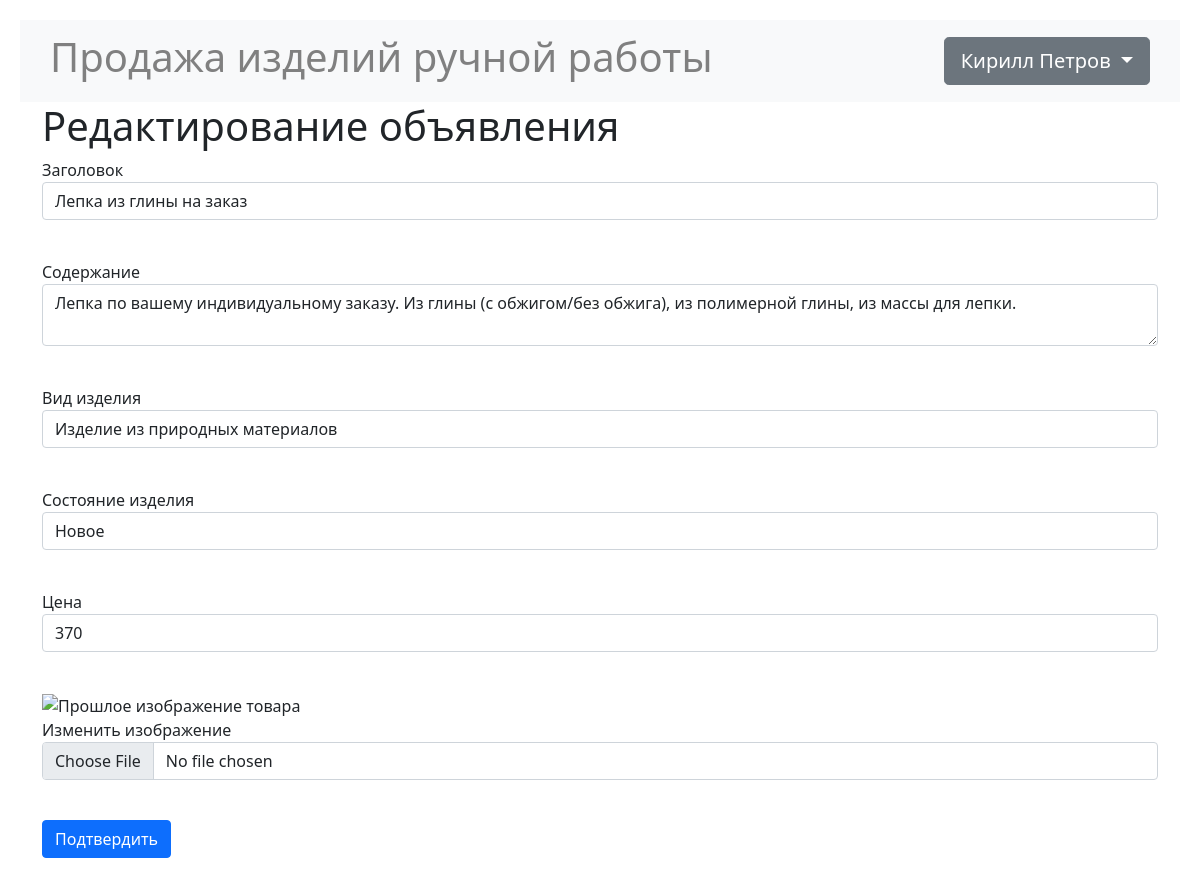
Page /ad/5 (signed in) on the committed database.
### data/users.py (models this page shows, shortened)
class User(SqlAlchemyBase, UserMixin, SerializerMixin):
    __tablename__ = 'users'
    id = sqlalchemy.Column(sqlalchemy.Integer,
                           primary_key=True, autoincrement=True)
    name = sqlalchemy.Column(sqlalchemy.String, nullable=True)
    surname = sqlalchemy.Column(sqlalchemy.String, nullable=True)
    patronymic = sqlalchemy.Column(sqlalchemy.String, nullable=True)
    city = sqlalchemy.Column(sqlalchemy.String, nullable=True)
    age = sqlalchemy.Column(sqlalchemy.Integer, nullable=True)
    email = sqlalchemy.Column(sqlalchemy.String,
                              index=True, unique=True, nullable=True)
    about = sqlalchemy.Column(sqlalchemy.String, nullable=True)
    hashed_password = sqlalchemy.Column(sqlalchemy.String, nullable=True)
    created_date = sqlalchemy.Column(sqlalchemy.DateTime,
                                     default=datetime.datetime.now)
    ads = orm.relation("Ad", back_populates='user')

### data/ads.py (models this page shows)
class Ad(SqlAlchemyBase, SerializerMixin):
    __tablename__ = 'ads'
    id = sqlalchemy.Column(sqlalchemy.Integer,
                           primary_key=True, autoincrement=True)
    user_id = sqlalchemy.Column(sqlalchemy.Integer,
                                sqlalchemy.ForeignKey("users.id"))
    title = sqlalchemy.Column(sqlalchemy.String, nullable=True)
    content = sqlalchemy.Column(sqlalchemy.String, nullable=True)
    price = sqlalchemy.Column(sqlalchemy.Integer, nullable=True)
    filename = sqlalchemy.Column(sqlalchemy.String, nullable=True)
    created_date = sqlalchemy.Column(sqlalchemy.DateTime,
                                     default=datetime.datetime.now)
    is_sold = sqlalchemy.Column(sqlalchemy.Boolean, default=False)
    material = sqlalchemy.Column(sqlalchemy.String, nullable=True)
    condition = sqlalchemy.Column(sqlalchemy.String, nullable=True)
    user = orm.relation('User')

### main.py (the view, shortened to what this page needs)
@app.route('/ad/<int:id>', methods=['GET', 'POST'])
@login_required
def edit_ad(id):
    form = AdEditForm()
    if request.method == "GET":
        db_sess = db_session.create_session()
        ad = db_sess.query(Ad).filter(Ad.id == id,
                                      Ad.user == current_user).first()
        if ad:
            form.title.data = ad.title
            form.content.data = ad.content
            form.price.data = ad.price
            form.material.data = ad.material
            form.condition.data = ad.condition
            form.current_img.data = f"../static/img/{ad.filename}"
        else:
            abort(404)
    return render_template('ad.html',
                           title='Редактирование объявления',
                           form=form)

### forms/ad.py
class AdEditForm(AdForm):
    image = FileField("Изменить изображение")

### data/db_session.py (called while the page is built)
def create_session() -> Session:
    global __factory
    return __factory()

### main.py (called while the page is built)
@login_manager.user_loader
def load_user(user_id):
    db_sess = db_session.create_session()
    return db_sess.query(User).get(user_id)

### templates/ad.html (shortened to what this page needs)
{% extends "base.html" %}
{% block content %}
<h1>{{ title }}</h1>
<form action="" method="post" enctype="multipart/form-data">
    <p>
        {{ form.title.label }}<br>
        {{ form.title(class="form-control") }}<br>
    <p>
        {{ form.content.label }}<br>
        {{ form.content(class="form-control") }}<br>
    <p>
        {{ form.material.label }}<br>
        {{ form.material(class="form-control") }}<br>
    <p>
        {{ form.condition.label }}<br>
        {{ form.condition(class="form-control") }}<br>
    <p>
        {{ form.price.label }}<br>
        {{ form.price(class="form-control") }}<br>
    <p>
        {% if form.current_img.data %}
            <img src={{ form.current_img.data }}
                 alt="Прошлое изображение товара"><br>
        {% endif %}
        {{ form.image.label }}<br>
        {{ form.image(class="form-control") }}<br>
    <p>{{ form.submit(type="submit", class="btn btn-primary") }}</p>
</form>
{% endblock %}

### templates/base.html (shortened to what this page needs)
<!doctype html>
<html lang="en">
<head>
    <link href="https://cdn.jsdelivr.net/npm/bootstrap@5.1.3/dist/css/bootstrap.min.css"
          rel="stylesheet"
>
    <link rel="stylesheet" type="text/css" href={{css}}>
    <link rel="stylesheet" type="text/css" href="/static/css/base.css">
</head>
<body>
<header>
    <nav class="navbar navbar-light bg-light">
        <span class="navbar-text h1" data-bs-toggle="tooltip"
              data-bs-placement="bottom" title="Перейти на главную страницу">
            <a href="/" class="base_title"
               style="color:grey; white-space: nowrap;">
                Продажа изделий ручной работы</a></span>
        {% if current_user.is_authenticated %}
        <div class="btn-group">
            <button type="button"
                    class="btn btn-secondary btn-lg dropdown-toggle"
                    data-bs-toggle="dropdown" aria-expanded="false">
                {{ current_user.name }} {{ current_user.surname }}
            </button>
        </div>
        {% else %}
        <p>
            <a class="btn btn-primary"
               href="/register">Зарегистрироваться</a>
            <a class="btn btn-success" href="/login">Войти</a>
        </p>
        {% endif %}
    </nav>
</header>
<main role="main" class="container">
    {% block content %}{% endblock %}
</main>
</body>
</html>

### static/css/base.css (style rules this page uses)
body { margin: 20px; }
.navbar { padding: 5px 30px; }
.base_title { text-decoration: none; }

### rows in the picture
User: name "Кирилл", surname "Петров"
Ad: title "Лепка из глины на заказ", content "Лепка по вашему индивидуальному заказу. Из глины (с обжигом/без обжига), из полимерной глины, из массы для лепки.", material "Изделие из природных материалов", condition "Новое", price "370"

### other values in the picture
{{ title }} "Редактирование объявления"
